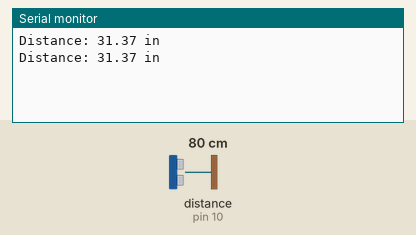
A sketch run on a simulated Arduino Uno, built with avr-gcc and run on an emulated ATmega328P. Parts: the last lines printed to the serial monitor. Wiring (inferred from the names in the program): ultrasonic range finder: trigger pin 9; echo pin 10. Inputs (shaded band) come from the test bench; at power-on: distance to the obstacle (sensor on pin 10) 80 cm. The echo pulse lasts 58.3 µs per cm.

Above: at 1.8 s.
1.9 s: distance to the obstacle (sensor on pin 10) set to 2 cm
At 2.8 s:
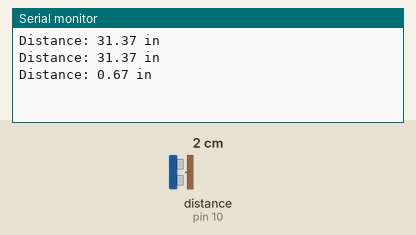
3.4 s: distance to the obstacle (sensor on pin 10) set to 4 cm
At 4.6 s:
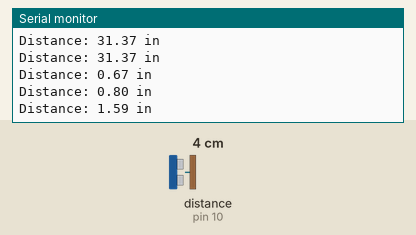
Timing chart, 0 to 6.4 s (numbered marks = the images above; inputs shaded):
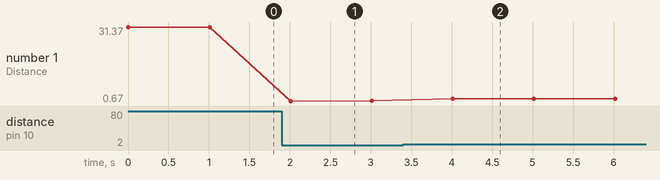

Measured:
- after the input at 1.9 s, the serial monitor: prints a new line after 0.11 s (image 1)
- after the input at 3.4 s, the serial monitor: prints a new line after 0.61 s (image 2)
- plotted number 1: 31.37 → 0.8 after the input at 1.9 s, 0.8 → 1.59 after the input at 3.4 s

The sketch:

ultrasonic_sensor_simple.ino
```cpp
#include <NewPing.h>

const int trigPin = 9;
const int echoPin = 10;
const int maxDistance = 200; //cm

float duration, distance;

NewPing sonar(trigPin, echoPin, maxDistance);

void setup() {
  // put your setup code here, to run once:
  Serial.begin(9600);
  //Ultrasonic Sensor Setup
  pinMode(trigPin, OUTPUT); //needed if not using newping library
  pinMode(echoPin, INPUT);  //needed if not using newping library
}

void loop() {
  // put your main code here, to run repeatedly:

  // traditional method, very inaccurate or inconsistent
  sonarDistance(trigPin, echoPin);

  // Use NewPing library
  // delay(1000);
  // Serial.print("Ping: ");
  // Serial.print(sonar.ping_cm()/2.54);
  // Serial.println("in");
}

void sonarDistance(int trigP, int echoP){
  digitalWrite(trigP, LOW); //clears the trigger pin
  delayMicroseconds(2);
  digitalWrite(trigP, HIGH); // activate the trigger pin
  delayMicroseconds(10);
  digitalWrite(trigP, LOW); // turn off the trigger pin

  duration = pulseIn(echoP, HIGH); // read the echo pins, return the soundwave travel time in microseconds
  distance = (duration*.0343)/2; //calculate for distance in cm
  if(distance > 0){
    Serial.print("Distance: ");
    Serial.print(distance/2.54); //converts cm to in, 1 in = 2.5 cm
    Serial.println(" in");
  }

  delay(1000);
}
```
